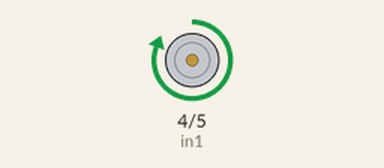
A sketch run on a simulated Arduino Uno, built with avr-gcc and run on an emulated ATmega328P. On the bench: motor-driver pin pairs drawn as motors (green arrow = first pin HIGH = forward, orange = second pin HIGH = backward, longer = more drive, scaled by the enable pin).

Above: at 1.5 s.
At 4.5 s:
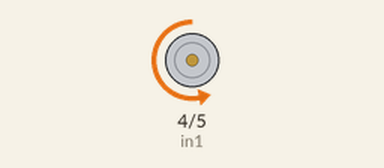
Timing chart, 0 to 7.8 s (numbered marks = the images above):
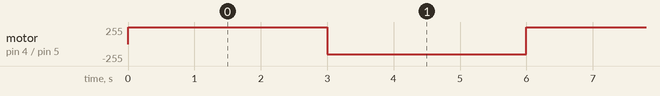

The sketch:

L298N.ino
```cpp
byte ena = 3;
byte in1 = 4;
byte in2 = 5;
void setup() {
    pinMode( ena, OUTPUT );
    pinMode( in1, OUTPUT );
    pinMode( in2, OUTPUT );
}
void loop() {
    // выставляем 100% мощность на моторе А - 255 из 255
    analogWrite( ena, 255 );
    // выставляем режим мотора - вращение по часовой
    digitalWrite( in1, HIGH );
    digitalWrite( in2, LOW );
    delay(3000); // пауза 3сек

    // выставляем мощность на мотора А - 150 из 255
    analogWrite( ena, 150 );
    // режим мотора - вращение против часовой
    digitalWrite( in1, LOW );
    digitalWrite( in2, HIGH );
    delay(3000); // пауза 3сек
}
```

Measured:
- by itself, motor on pin 4 (in1) / pin 5 (in2): alternates forward 255/255 for 3.0 s and backward 150/255 for 3.0 s
